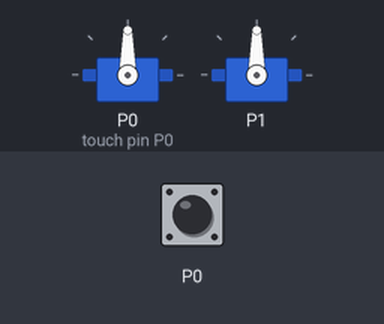
Bench run of a program on a simulated BBC micro:bit (MakeCode). On the bench: 2 × servo. The inputs (shaded band) are chosen by the test bench.

Above: at 1.2 s.
1.3 s: touch pin P0 pressed for 0.15 s
At 2.0 s:
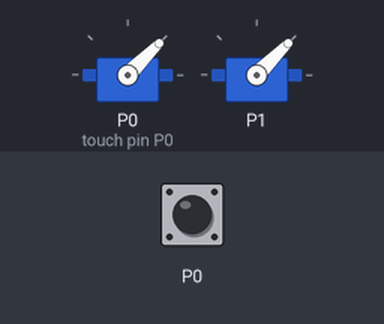
At 2.8 s:
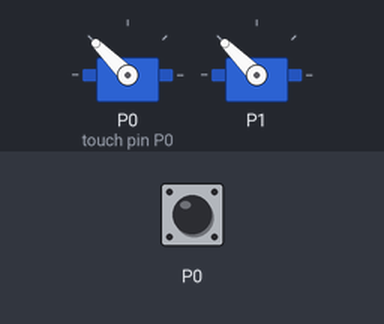
Timing chart, 0 to 4.3 s (numbered marks = the images above; inputs shaded):
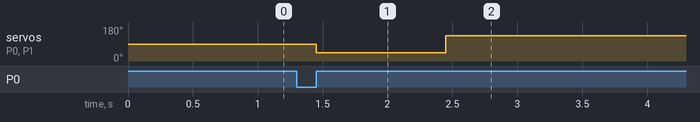

The program:

main.ts
```typescript
input.onPinPressed(TouchPin.P0, function () {
    servos.P0.setAngle(45)
    servos.P1.setAngle(45)
    basic.pause(1000)
    servos.P0.setAngle(135)
    servos.P1.setAngle(135)
    basic.pause(1000)
    servos.P0.stop()
    servos.P1.stop()
})
pins.touchSetMode(TouchTarget.P2, TouchTargetMode.Capacitive)
servos.P0.setAngle(90)
servos.P1.setAngle(90)
```

test.ts
```typescript
// sem patria testy; keď sa tento balík použije ako rozšírenie, nebudú sa kompilovať.
```

Measured:
- after the input at 1.3 s, servo on P0 (touch pin P0), servo on P1: 90° → 45° after 0.15 s, → 135° 1.0 s later
